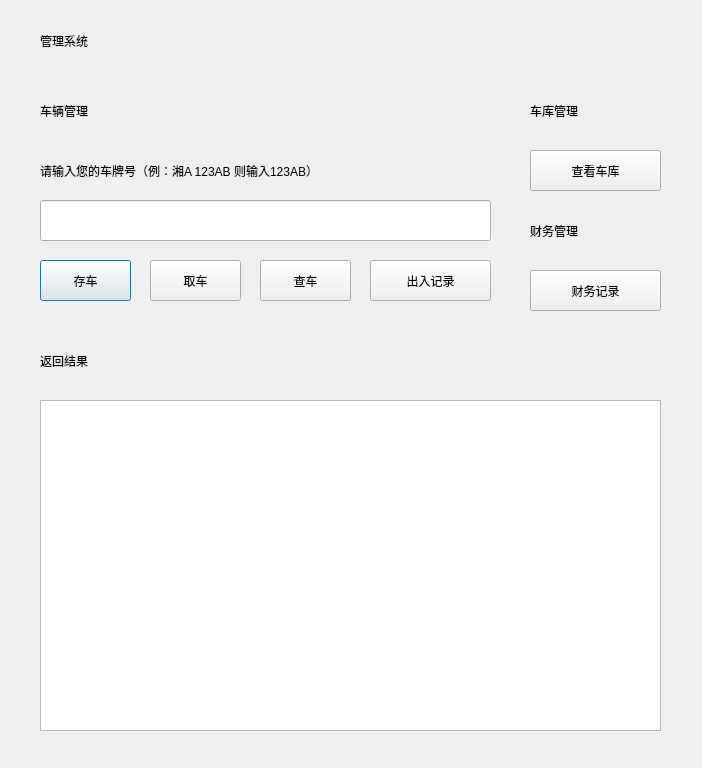
<?xml version="1.0" encoding="UTF-8"?>
<ui version="4.0">
 <class>admin</class>
 <widget class="QDialog" name="admin">
  <property name="geometry">
   <rect>
    <x>0</x>
    <y>0</y>
    <width>702</width>
    <height>768</height>
   </rect>
  </property>
  <property name="windowTitle">
   <string>Dialog</string>
  </property>
  <widget class="QLabel" name="label">
   <property name="geometry">
    <rect>
     <x>40</x>
     <y>20</y>
     <width>171</width>
     <height>41</height>
    </rect>
   </property>
   <property name="styleSheet">
    <string notr="true">font: 24pt &quot;微软雅黑&quot;;</string>
   </property>
   <property name="text">
    <string>管理系统</string>
   </property>
  </widget>
  <widget class="QLabel" name="notice">
   <property name="geometry">
    <rect>
     <x>40</x>
     <y>150</y>
     <width>471</width>
     <height>41</height>
    </rect>
   </property>
   <property name="styleSheet">
    <string notr="true">font: 12pt &quot;微软雅黑&quot;;</string>
   </property>
   <property name="text">
    <string>请输入您的车牌号（例：湘A 123AB 则输入123AB）</string>
   </property>
  </widget>
  <widget class="QLineEdit" name="carid_input">
   <property name="geometry">
    <rect>
     <x>40</x>
     <y>200</y>
     <width>451</width>
     <height>41</height>
    </rect>
   </property>
   <property name="text">
    <string/>
   </property>
  </widget>
  <widget class="QTextBrowser" name="resulttext">
   <property name="geometry">
    <rect>
     <x>40</x>
     <y>400</y>
     <width>621</width>
     <height>331</height>
    </rect>
   </property>
   <property name="styleSheet">
    <string notr="true">font: 12pt &quot;微软雅黑&quot;;</string>
   </property>
  </widget>
  <widget class="QPushButton" name="car_store">
   <property name="geometry">
    <rect>
     <x>40</x>
     <y>260</y>
     <width>91</width>
     <height>41</height>
    </rect>
   </property>
   <property name="styleSheet">
    <string notr="true">font: 12pt &quot;微软雅黑&quot;;</string>
   </property>
   <property name="text">
    <string>存车</string>
   </property>
  </widget>
  <widget class="QPushButton" name="car_fetch">
   <property name="geometry">
    <rect>
     <x>150</x>
     <y>260</y>
     <width>91</width>
     <height>41</height>
    </rect>
   </property>
   <property name="styleSheet">
    <string notr="true">font: 12pt &quot;微软雅黑&quot;;</string>
   </property>
   <property name="text">
    <string>取车</string>
   </property>
  </widget>
  <widget class="QLabel" name="label_2">
   <property name="geometry">
    <rect>
     <x>40</x>
     <y>80</y>
     <width>141</width>
     <height>61</height>
    </rect>
   </property>
   <property name="styleSheet">
    <string notr="true">font: 20pt &quot;微软雅黑&quot;;</string>
   </property>
   <property name="text">
    <string>车辆管理</string>
   </property>
  </widget>
  <widget class="QPushButton" name="his_quire">
   <property name="geometry">
    <rect>
     <x>370</x>
     <y>260</y>
     <width>121</width>
     <height>41</height>
    </rect>
   </property>
   <property name="styleSheet">
    <string notr="true">font: 12pt &quot;微软雅黑&quot;;</string>
   </property>
   <property name="text">
    <string>出入记录</string>
   </property>
  </widget>
  <widget class="QLabel" name="label_3">
   <property name="geometry">
    <rect>
     <x>40</x>
     <y>330</y>
     <width>141</width>
     <height>61</height>
    </rect>
   </property>
   <property name="styleSheet">
    <string notr="true">font: 20pt &quot;微软雅黑&quot;;</string>
   </property>
   <property name="text">
    <string>返回结果</string>
   </property>
  </widget>
  <widget class="QLabel" name="label_4">
   <property name="geometry">
    <rect>
     <x>530</x>
     <y>80</y>
     <width>141</width>
     <height>61</height>
    </rect>
   </property>
   <property name="styleSheet">
    <string notr="true">font: 20pt &quot;微软雅黑&quot;;</string>
   </property>
   <property name="text">
    <string>车库管理</string>
   </property>
  </widget>
  <widget class="QPushButton" name="car_quire">
   <property name="geometry">
    <rect>
     <x>260</x>
     <y>260</y>
     <width>91</width>
     <height>41</height>
    </rect>
   </property>
   <property name="styleSheet">
    <string notr="true">font: 12pt &quot;微软雅黑&quot;;</string>
   </property>
   <property name="text">
    <string>查车</string>
   </property>
  </widget>
  <widget class="QLabel" name="label_5">
   <property name="geometry">
    <rect>
     <x>530</x>
     <y>210</y>
     <width>141</width>
     <height>41</height>
    </rect>
   </property>
   <property name="styleSheet">
    <string notr="true">font: 20pt &quot;微软雅黑&quot;;</string>
   </property>
   <property name="text">
    <string>财务管理</string>
   </property>
  </widget>
  <widget class="QPushButton" name="list_stall">
   <property name="geometry">
    <rect>
     <x>530</x>
     <y>150</y>
     <width>131</width>
     <height>41</height>
    </rect>
   </property>
   <property name="styleSheet">
    <string notr="true">font: 12pt &quot;微软雅黑&quot;;</string>
   </property>
   <property name="text">
    <string>查看车库</string>
   </property>
  </widget>
  <widget class="QPushButton" name="list_finance">
   <property name="geometry">
    <rect>
     <x>530</x>
     <y>270</y>
     <width>131</width>
     <height>41</height>
    </rect>
   </property>
   <property name="styleSheet">
    <string notr="true">font: 12pt &quot;微软雅黑&quot;;</string>
   </property>
   <property name="text">
    <string>财务记录</string>
   </property>
  </widget>
 </widget>
 <resources/>
 <connections/>
</ui>
